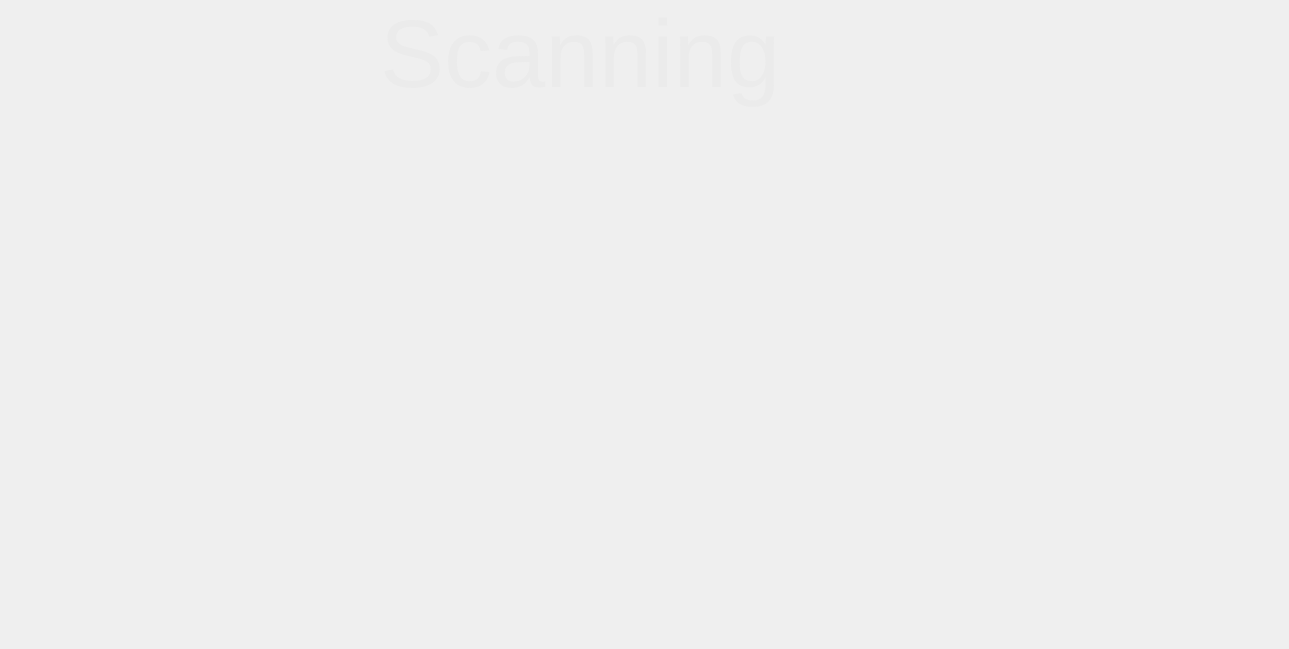
    <widget class="QWidget" name="faceRecPage">
     <widget class="QLabel" name="label_56">
      <property name="geometry">
       <rect>
        <x>1039</x>
        <y>0</y>
        <width>241</width>
        <height>241</height>
       </rect>
      </property>
      <property name="text">
       <string/>
      </property>
      <property name="pixmap">
       <pixmap>hospital.png</pixmap>
      </property>
      <property name="scaledContents">
       <bool>true</bool>
      </property>
     </widget>
     <widget class="QLabel" name="faceCamera">
      <property name="geometry">
       <rect>
        <x>290</x>
        <y>140</y>
        <width>700</width>
        <height>500</height>
       </rect>
      </property>
      <property name="text">
       <string/>
      </property>
     </widget>
     <widget class="QLabel" name="label_57">
      <property name="geometry">
       <rect>
        <x>0</x>
        <y>0</y>
        <width>241</width>
        <height>241</height>
       </rect>
      </property>
      <property name="text">
       <string/>
      </property>
      <property name="pixmap">
       <pixmap>facial-recognition.png</pixmap>
      </property>
      <property name="scaledContents">
       <bool>true</bool>
      </property>
     </widget>
     <widget class="QLabel" name="label_59">
      <property name="geometry">
       <rect>
        <x>380</x>
        <y>-20</y>
        <width>561</width>
        <height>151</height>
       </rect>
      </property>
      <property name="text">
       <string>&lt;html&gt;&lt;head/&gt;&lt;body&gt;&lt;p&gt;&lt;span style=&quot; font-size:72pt; color:#ebebeb;&quot;&gt;Scanning&lt;/span&gt;&lt;/p&gt;&lt;/body&gt;&lt;/html&gt;</string>
      </property>
     </widget>
    </widget>
